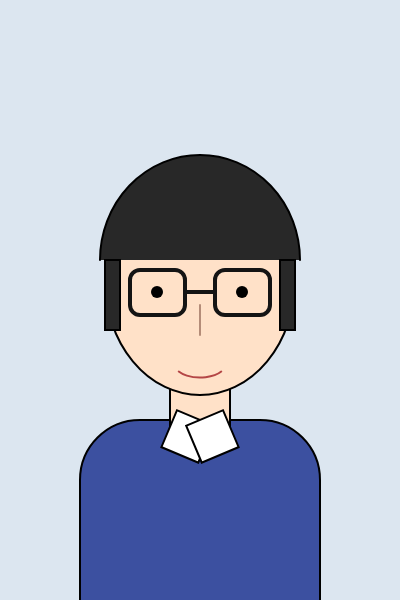
Frame 1 (no input)
Frame 2 (the mouse pressed at the canvas centre, redrawn once): identical to frame 1, image omitted

The p5.js sketch that drew this single still picture (run headless with seeded random() and noise() and a simulated clock; the mouse was pressed at the canvas centre and the sketch redrawn once):

// p5.js sketch
// ── sketch.js
function setup() {
  createCanvas(400, 600);
  noLoop();
}

function draw() {
  background(220, 230, 240);

  stroke(0);
  strokeWeight(2);

  // 몸통
  fill(60, 80, 160);
  rect(80, 420, 240, 200, 60, 60, 0, 0);

  // 목
  fill(255, 225, 200);
  rect(170, 380, 60, 60);

  // 얼굴
  ellipse(200, 280, 190, 230);

  // 머리카락
  fill(40);
  arc(200, 260, 200, 210, PI, TWO_PI);
  rect(105, 260, 15, 70);
  rect(280, 260, 15, 70);

  // 안경 테
  noFill();
  stroke(20);
  strokeWeight(4);
  rect(130, 270, 55, 45, 10);
  rect(215, 270, 55, 45, 10);
  line(185, 292, 215, 292);

  // 눈동자
  fill(0);
  noStroke();
  ellipse(157, 292, 12, 12);
  ellipse(242, 292, 12, 12);

  // 코
  stroke(180, 140, 120);
  strokeWeight(2);
  line(200, 305, 200, 335);

  // 입
  noFill();
  stroke(180, 70, 70);
  arc(200, 365, 50, 25, 0.3, PI - 0.3);

  // 옷깃
  fill(255);
  stroke(0);
  strokeWeight(2);

  push();
  translate(200, 420);
  rotate(0.4);
  rect(-25, 0, 40, 40);
  pop();

  push();
  translate(200, 420);
  rotate(-0.4);
  rect(-15, 0, 40, 40);
  pop();
}

// ── style.css
html,
body {
  width: 100%;
  height: 100%;
  margin: 0;
  padding: 0;
  overflow: hidden;
  background: #dce6f0;
}

body {
  display: flex;
  align-items: center;
  justify-content: center;
}

canvas {
  display: block;
  max-width: 100vw;
  max-height: 100vh;
  width: auto !important;
  height: auto !important;
}
